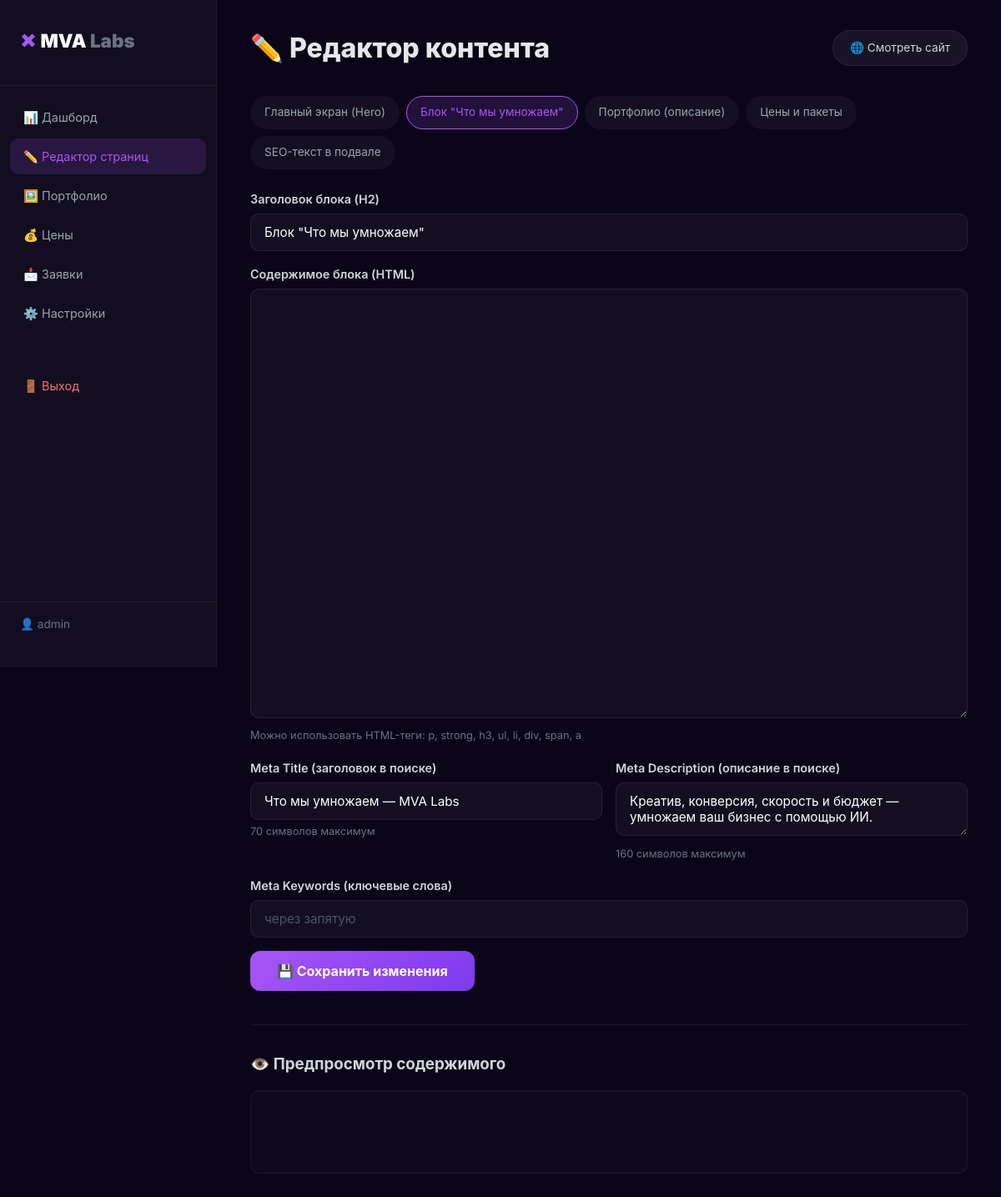
Page /admin/editor.php?page=utp (signed in) on the committed database.
### tables this page shows
CREATE TABLE `pages` (
    `id` INT(11) NOT NULL AUTO_INCREMENT,
    `page_key` VARCHAR(50) NOT NULL UNIQUE,
    `title` VARCHAR(255) NOT NULL,
    `content` LONGTEXT,
    `meta_title` VARCHAR(255),
    `meta_description` TEXT,
    `meta_keywords` TEXT,
    `updated_at` TIMESTAMP DEFAULT CURRENT_TIMESTAMP ON UPDATE CURRENT_TIMESTAMP,
    PRIMARY KEY (`id`)
);

### admin/config.php (called while the page is built, shortened)
<?php
function getPageContent($pdo, $key) {
    $stmt = $pdo->prepare("SELECT * FROM pages WHERE page_key = ?");
    $stmt->execute([$key]);
    return $stmt->fetch();
}
?>

### admin/editor.php (the view, shortened to what this page needs)
<?php
require_once 'config.php';
$pageKey = $_GET['page'] ?? 'hero';
$page = getPageContent($pdo, $pageKey);
$pages = [
    'hero' => 'Главный экран (Hero)',
    'utp' => 'Блок "Что мы умножаем"',
    'portfolio' => 'Портфолио (описание)',
    'prices' => 'Цены и пакеты',
    'footer_seo' => 'SEO-текст в подвале'
];
?>
<!DOCTYPE html>
<html lang="ru">
<head>
    <link rel="stylesheet" href="style.css">
</head>
<body>
    <div class="admin-wrapper">
        <aside class="sidebar">
            <div class="sidebar__logo">
                <span class="logo__multiply">×</span>
                <span class="logo__text">MVA <span class="logo__labs">Labs</span></span>
            </div>
            <nav class="sidebar__nav">
                <a href="/admin/index.php">📊 Дашборд</a>
                <a href="/admin/editor.php?page=hero" class="active">✏️ Редактор страниц</a>
                <a href="/admin/portfolio.php">🖼️ Портфолио</a>
                <a href="/admin/prices.php">💰 Цены</a>
                <a href="/admin/leads.php">📩 Заявки</a>
                <a href="/admin/settings.php">⚙️ Настройки</a>
                <a href="/admin/logout.php" style="margin-top: 40px; color: #F87171;">🚪 Выход</a>
            </nav>
            <div class="sidebar__user">
                👤 <?= htmlspecialchars($_SESSION['admin_username'] ?? 'Admin') ?>
            </div>
        </aside>
        <main class="admin-main">
            <div class="admin-header">
                <h1>✏️ Редактор контента</h1>
                <a href="/" target="_blank" class="btn-view-site">🌐 Смотреть сайт</a>
            </div>
            <div class="page-selector">
                <?php foreach ($pages as $key => $label): ?>
                    <a href="/admin/editor.php?page=<?= $key ?>"
                       class="page-selector__item <?= $key === $pageKey ? 'active' : '' ?>">
                        <?= $label ?>
                    </a>
                <?php endforeach; ?>
            </div>
            <form method="POST" class="editor-form">
                <div class="form-group">
                    <label for="title">Заголовок блока (H2)</label>
                    <input type="text" id="title" name="title" value="<?= htmlspecialchars($page['title'] ?? '') ?>" class="form-control">
                </div>
                <div class="form-group">
                    <label for="content">Содержимое блока (HTML)</label>
                    <textarea id="content" name="content" rows="20" class="form-control editor-textarea"><?= htmlspecialchars($page['content'] ?? '') ?></textarea>
                    <p class="form-hint">Можно использовать HTML-теги: p, strong, h3, ul, li, div, span, a</p>
                </div>
                <div class="form-row">
                    <div class="form-group">
                        <label for="meta_title">Meta Title (заголовок в поиске)</label>
                        <input type="text" id="meta_title" name="meta_title" value="<?= htmlspecialchars($page['meta_title'] ?? '') ?>" class="form-control" maxlength="70">
                        <p class="form-hint">70 символов максимум</p>
                    </div>
                    <div class="form-group">
                        <label for="meta_description">Meta Description (описание в поиске)</label>
                        <textarea id="meta_description" name="meta_description" rows="2" class="form-control" maxlength="160"><?= htmlspecialchars($page['meta_description'] ?? '') ?></textarea>
                        <p class="form-hint">160 символов максимум</p>
                    </div>
                </div>
                <div class="form-group">
                    <label for="meta_keywords">Meta Keywords (ключевые слова)</label>
                    <input type="text" id="meta_keywords" name="meta_keywords" value="<?= htmlspecialchars($page['meta_keywords'] ?? '') ?>" class="form-control" placeholder="через запятую">
                </div>
                <button type="submit" class="btn-save">💾 Сохранить изменения</button>
            </form>
            <div class="preview-section">
                <h3>👁️ Предпросмотр содержимого</h3>
                <div class="preview-box">
                </div>
            </div>
        </main>
    </div>
</body>
</html>

### admin/style.css (style rules this page uses)
* { margin: 0; padding: 0; box-sizing: border-box; }
body { font-family: 'Inter', -apple-system, BlinkMacSystemFont, sans-serif; background: #0A0618; color: #E5E7EB; line-height: 1.6; }
.admin-wrapper { display: flex; min-height: 100vh; }
.sidebar { width: 260px; background: rgba(255, 255, 255, 0.03); border-right: 1px solid rgba(255, 255, 255, 0.06); padding: 24px 0; display: flex; flex-direction: column; position: sticky; top: 0; height: 100vh; overflow-y: auto; flex-shrink: 0; }
.sidebar__logo { padding: 0 24px 32px; font-size: 1.4rem; font-weight: 900; border-bottom: 1px solid rgba(255, 255, 255, 0.06); }
.sidebar__logo .logo__multiply { color: #A855F7; font-size: 1.8rem; font-weight: 900; }
.sidebar__logo .logo__text { color: white; }
.sidebar__logo .logo__labs { color: #6B7280; }
.sidebar__nav { padding: 16px 12px; flex: 1; display: flex; flex-direction: column; gap: 4px; }
.sidebar__nav a { padding: 10px 16px; border-radius: 10px; color: #9CA3AF; text-decoration: none; transition: 0.2s; font-size: 0.9rem; display: flex; align-items: center; gap: 10px; }
.sidebar__nav a.active { background: rgba(168, 85, 247, 0.15); color: #A855F7; }
.sidebar__user { padding: 16px 24px; border-top: 1px solid rgba(255, 255, 255, 0.06); color: #6B7280; font-size: 0.85rem; }
.admin-main { flex: 1; padding: 32px 40px; max-width: calc(100% - 260px); }
.admin-header { display: flex; justify-content: space-between; align-items: center; margin-bottom: 32px; }
.admin-header h1 { font-size: 2rem; font-weight: 800; }
.btn-view-site { padding: 10px 20px; border-radius: 50px; background: rgba(255, 255, 255, 0.06); color: #D1D5DB; text-decoration: none; font-size: 0.85rem; transition: 0.2s; border: 1px solid rgba(255, 255, 255, 0.08); }
.form-group { margin-bottom: 16px; }
.form-group label { display: block; margin-bottom: 6px; font-weight: 600; font-size: 0.9rem; color: #D1D5DB; }
.form-control { width: 100%; padding: 12px 16px; border-radius: 10px; border: 1px solid rgba(255, 255, 255, 0.08); background: rgba(255, 255, 255, 0.04); color: white; font-size: 0.95rem; font-family: inherit; transition: 0.2s; }
.form-control::placeholder { color: #4B5563; }
.form-row { display: grid; grid-template-columns: 1fr 1fr; gap: 16px; }
.form-hint { color: #6B7280; font-size: 0.8rem; margin-top: 4px; }
.editor-textarea { font-family: 'Courier New', monospace; font-size: 0.9rem; line-height: 1.7; min-height: 300px; }
.btn-save { padding: 14px 32px; border-radius: 12px; border: none; background: linear-gradient(135deg, #A855F7, #7C3AED); color: white; font-size: 1rem; font-weight: 700; cursor: pointer; transition: 0.3s; font-family: inherit; }
.page-selector { display: flex; flex-wrap: wrap; gap: 8px; margin-bottom: 24px; }
.page-selector__item { padding: 8px 16px; border-radius: 50px; background: rgba(255, 255, 255, 0.04); color: #9CA3AF; text-decoration: none; font-size: 0.85rem; border: 1px solid transparent; transition: 0.2s; }
.page-selector__item.active { background: rgba(168, 85, 247, 0.15); border-color: #A855F7; color: #A855F7; }
.preview-section { margin-top: 40px; padding-top: 32px; border-top: 1px solid rgba(255, 255, 255, 0.06); }
.preview-section h3 { color: #D1D5DB; margin-bottom: 16px; }
.preview-box { background: rgba(255, 255, 255, 0.02); border: 1px solid rgba(255, 255, 255, 0.06); border-radius: 12px; padding: 24px; color: #D1D5DB; min-height: 100px; }

### rows in the picture
pages: title "Блок \"Что мы умножаем\"", meta_title "Что мы умножаем — MVA Labs", meta_description "Креатив, конверсия, скорость и бюджет — умножаем ваш бизнес с помощью ИИ."

### other values in the picture
$_SESSION['admin_username'] "admin"
$label "Главный экран (Hero)"
$label "Блок \"Что мы умножаем\""
$label "Портфолио (описание)"
$label "Цены и пакеты"
$label "SEO-текст в подвале"
